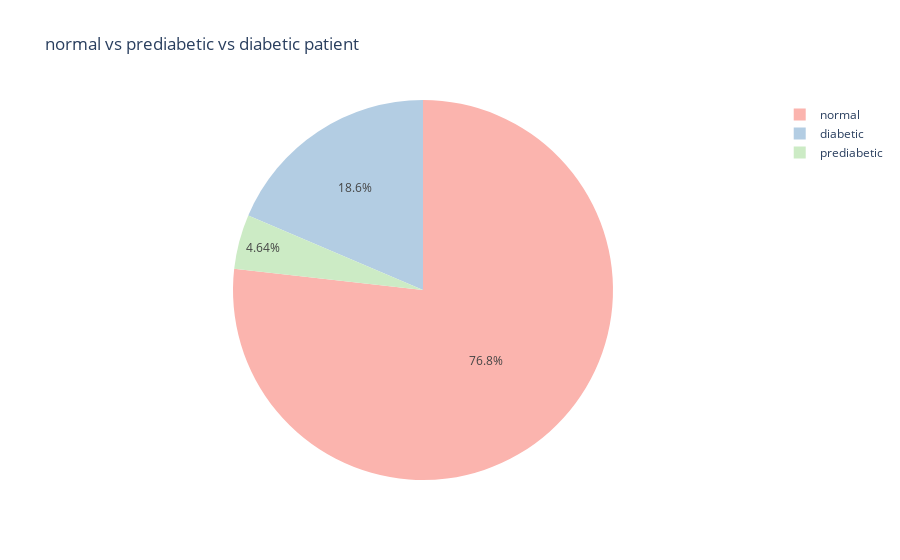

Notebook code for this chart:
### Code cell
fig = px.pie (values=Diabetic_count, names=Diabetic_uniq,color_discrete_sequence=px.colors.qualitative.Pastel1 ,title =" normal vs prediabetic vs diabetic patient ")
fig.show()

### Figure 1 — Plotly figure (JSON) as saved in the notebook; plotly's stock layout.template omitted (floating-point values rounded to 4 significant figures)
{"data": [{"domain": {"x": [0, 1], "y": [0, 1]}, "hovertemplate": "label=%{label}<br>value=%{value}<extra></extra>", "labels": ["normal", "diabetic", "prediabetic"], "legendgroup": "", "name": "", "showlegend": true, "values": [281, 68, 17], "type": "pie"}], "layout": {"legend": {"tracegroupgap": 0}, "title": {"text": " normal vs prediabetic vs diabetic patient "}, "piecolorway": ["rgb(251,180,174)", "rgb(179,205,227)", "rgb(204,235,197)", "rgb(222,203,228)", "rgb(254,217,166)", "rgb(255,255,204)", "rgb(229,216,189)", "rgb(253,218,236)", "rgb(242,242,242)"]}}
